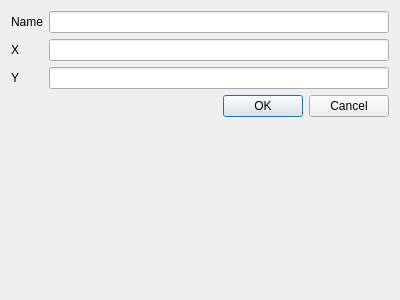
<?xml version="1.0" encoding="UTF-8"?>
<ui version="4.0">
 <class>newCityUI</class>
 <widget class="QDialog" name="newCityUI">
  <property name="geometry">
   <rect>
    <x>0</x>
    <y>0</y>
    <width>400</width>
    <height>300</height>
   </rect>
  </property>
  <property name="windowTitle">
   <string>Dialog</string>
  </property>
  <layout class="QFormLayout" name="formLayout">
   <item row="0" column="0">
    <widget class="QLabel" name="label">
     <property name="text">
      <string>Name</string>
     </property>
    </widget>
   </item>
   <item row="0" column="1">
    <widget class="QLineEdit" name="lineEdit_city_name"/>
   </item>
   <item row="1" column="0">
    <widget class="QLabel" name="label_2">
     <property name="text">
      <string>X</string>
     </property>
    </widget>
   </item>
   <item row="1" column="1">
    <widget class="QLineEdit" name="lineEdit_city_x"/>
   </item>
   <item row="2" column="0">
    <widget class="QLabel" name="label_3">
     <property name="text">
      <string>Y</string>
     </property>
    </widget>
   </item>
   <item row="2" column="1">
    <widget class="QLineEdit" name="lineEdit_city_y"/>
   </item>
   <item row="3" column="0" colspan="2">
    <widget class="QDialogButtonBox" name="buttonBox">
     <property name="orientation">
      <enum>Qt::Horizontal</enum>
     </property>
     <property name="standardButtons">
      <set>QDialogButtonBox::Cancel|QDialogButtonBox::Ok</set>
     </property>
    </widget>
   </item>
  </layout>
 </widget>
 <resources/>
 <connections>
  <connection>
   <sender>buttonBox</sender>
   <signal>accepted()</signal>
   <receiver>newCityUI</receiver>
   <slot>accept()</slot>
   <hints>
    <hint type="sourcelabel">
     <x>248</x>
     <y>254</y>
    </hint>
    <hint type="destinationlabel">
     <x>157</x>
     <y>274</y>
    </hint>
   </hints>
  </connection>
  <connection>
   <sender>buttonBox</sender>
   <signal>rejected()</signal>
   <receiver>newCityUI</receiver>
   <slot>reject()</slot>
   <hints>
    <hint type="sourcelabel">
     <x>316</x>
     <y>260</y>
    </hint>
    <hint type="destinationlabel">
     <x>286</x>
     <y>274</y>
    </hint>
   </hints>
  </connection>
 </connections>
</ui>
